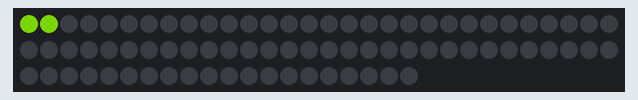
A program run on a simulated Raspberry Pi (BCM pin numbers). Parts: 80 RGB LEDs in strip order, left to right, continuing on the next row. Dim RGB values are drawn brighter than linear; what the program prints to the terminal is not drawn.

Above: at 0.06 s.
At 1.06 s:
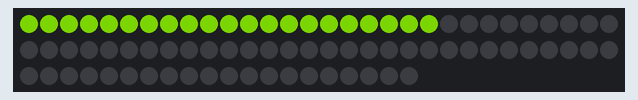
At 2.12 s:
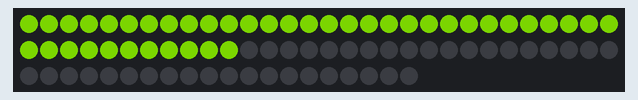
At 3.17 s:
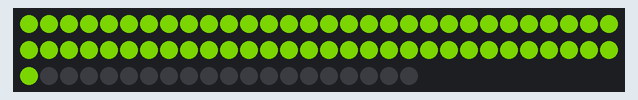
At 4.2 s:
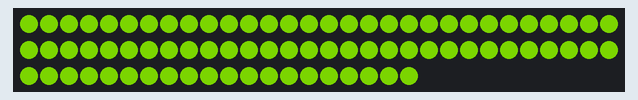

The program:

sunrise.py
```python
import time
import argparse
from rpi_ws281x import PixelStrip, Color

#LED strip configuration
LED_COUNT = 80
LED_PIN = 18
LED_FREQ_HZ = 800000
LED_DMA = 10
LED_BRIGHTNESS = 255
LED_INVERT = False
LED_CHANNEL = 0

def color(red, green, blue, white = 0):
    return (white << 24) | (red << 16) | (green << 8) | blue

def colorWipe(strip, color, wait_ms=50):
    for i in range(strip.numPixels()):
        strip.setPixelColor(i, color)
        strip.show()
        time.sleep(wait_ms / 1000.0)

if __name__ == '__main__':
    parser = argparse.ArgumentParser()
    parser.add_argument('-c','--clear', action='store_true', help= 'clear the display on exit')
    args = parser.parse_args()

    strip = PixelStrip(LED_COUNT, LED_PIN, LED_FREQ_HZ, LED_DMA, LED_INVERT, LED_BRIGHTNESS, LED_CHANNEL)
    strip.begin()

    print('Press Ctrl-C to quit.')
    if not args.clear:
        print('Use -c arguement to clear LEDs on exit')

    try:

        while True:
            colorWipe(strip, Color(75, 130, 0))
    except KeyboardInterrupt:
        if args.clear:
            colorWipe(strip, Color(0,0,0), 10)
```
